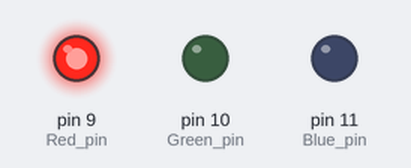
Bench run of a sketch on a simulated Arduino Uno, built with avr-gcc and run on an emulated ATmega328P. On the bench: output pins drawn as LEDs (lit = HIGH).

Above: at 0.1 s.
Timing chart, 0 to 1.6 s (numbered marks = the images above):
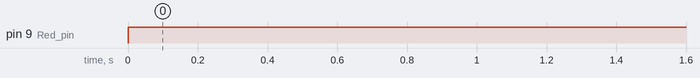

Measured:
- by itself, pin 9 (Red_pin): LOW → HIGH at 0.00 s

The sketch:

1.Basic.ino
```cpp
const int Red_pin = 9;     //Pin Red   (require PWM)
const int Green_pin = 10;  //Pin Green (require PWM)
const int Blue_pin = 11;   //Pin Blue  (require PWM)

void setup() {

  pinMode(Red_pin,OUTPUT);
  pinMode(Green_pin,OUTPUT);
  pinMode(Blue_pin,OUTPUT);

}

void loop() {

  analogWrite(Red_pin,255);     //Red   brightness level (0-255)
  analogWrite(Green_pin,0);     //Green brightness level (0-255)
  analogWrite(Blue_pin,0);      //Blue  brightness level (0-255)

}
```
